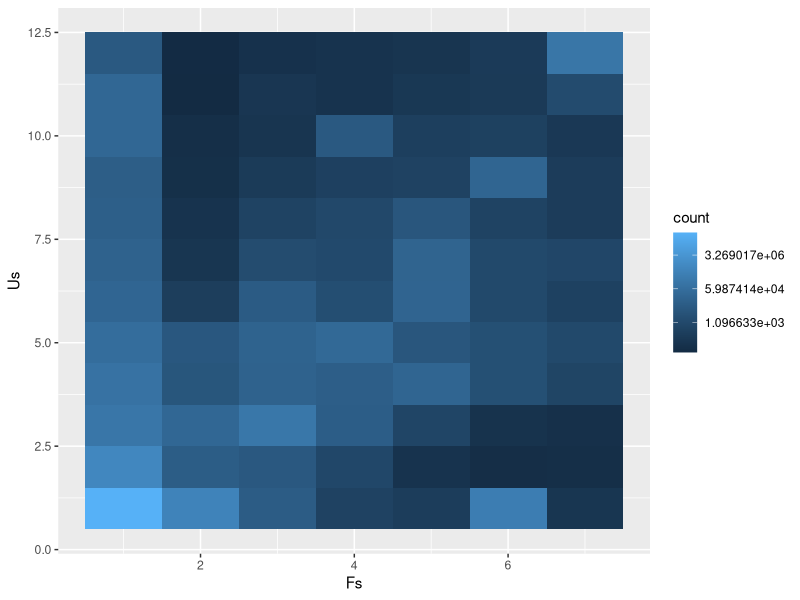
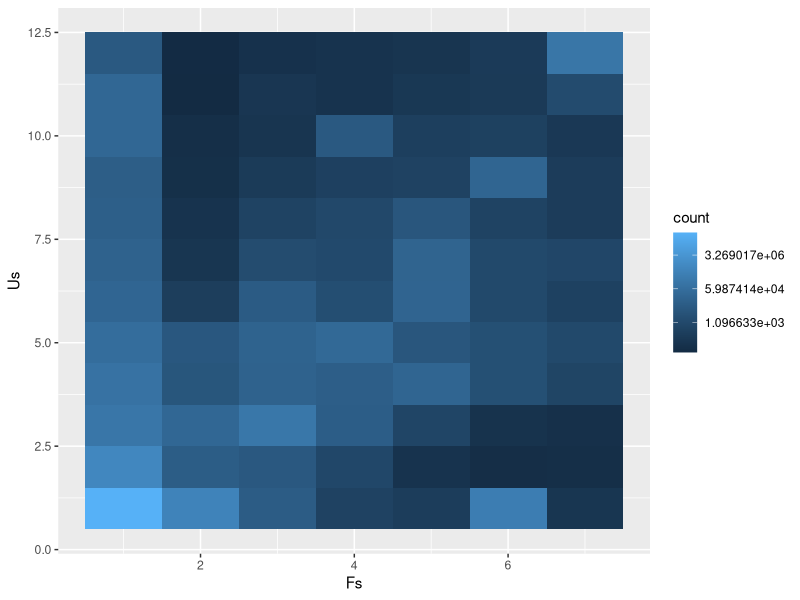

These charts were generated, in order, by the following R code:
#!/usr/bin/env Rscript

require(ggplot2)
X = read.csv("./out.csv")
p <- ggplot(X, aes(x=Fs,y=Us))

p + geom_tile(aes(fill=count)) + scale_fill_gradient(trans = "log") # pdf
ggsave(file="ffuu_map.png") # png obviously

# Note: can add...
# scale_fill_gradient(limits=c(100,1000000),...

# Alternate way to get Rplots.pdf:
# print(p + geom_tile(aes(fill=count)) + scale_fill_gradient(trans = "log"))
